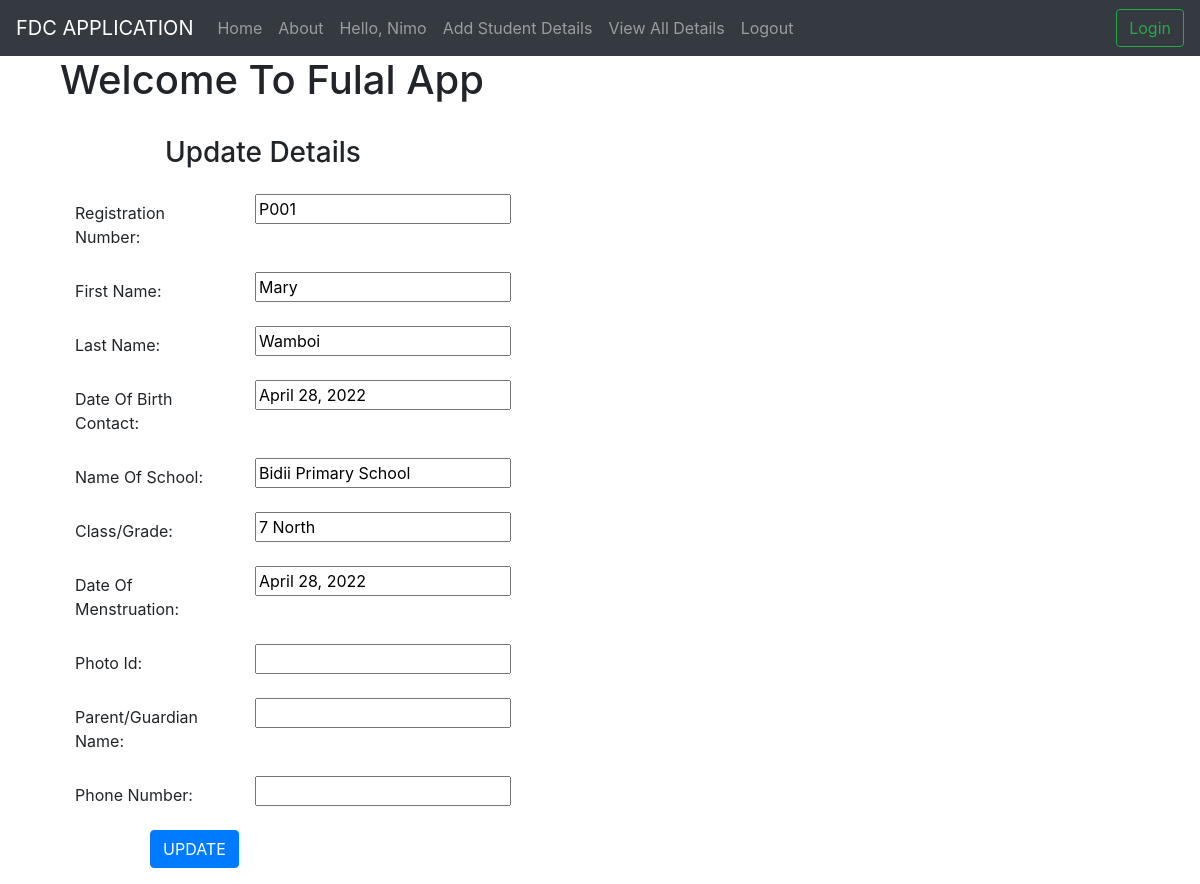
Screenshot of /edit_student/1 (signed in) with the database file from the repository.
### fulalapp/models.py (models this page shows, shortened)
class StudentRegistrationDetails(models.Model):
    student_status = (
        ('present', 'Present'),
        ('absent', 'Absent'),
    )
    regno =  models.CharField(max_length=50, verbose_name = 'Student Registrartion Number')
    first_name = models.CharField(max_length=30, blank = True, verbose_name = 'First Name')
    last_name = models.CharField(max_length=30, blank = True, verbose_name = 'Last Name')
    dob = models.DateField(verbose_name = 'Date Of Birth')
    county = models.CharField(max_length=30, blank = True, verbose_name = 'County')
    constituency = models.CharField(max_length=30, blank = True, verbose_name = 'Constituency')
    school_name = models.CharField(max_length=30, blank = True, verbose_name = 'School Name')
    grade = models.CharField(max_length=10, blank = True, verbose_name = 'Class/Grade')
    dom = models.DateField(verbose_name = 'Date Of Menstruation')
    photoid = models.ImageField(null = True, blank = True)
    location = models.CharField(max_length=30, verbose_name='Location')
    sub_location = models.CharField(max_length=30, verbose_name='Sub Location')
    village = models.CharField(max_length=30, verbose_name='Village')
    area_chief = models.CharField(max_length=30, verbose_name='Area chief')
    chief_phoneno = models.CharField(max_length=30, verbose_name='Chief Phone Number')
    mothers_name = models.CharField(max_length=30, verbose_name='Mothers Name')
    fathers_name = models.CharField(max_length=30, verbose_name='Fathers Name')
    phone_number = models.CharField(max_length=30, verbose_name='Phone Number')
    status = models.CharField(max_length=11, choices=student_status, default='present')
    created = models.DateTimeField(default=timezone.now)
    class Meta:
        verbose_name_plural = "Student Registration Details"

### fulalapp/views.py (the view)
# urls.py: path('edit_student/<int:id>', views.editstudent, name='edit_student'),
@csrf_exempt
@login_required()
@cache_control(no_cache=True, must_revalidate=True, no_store=True)
def editstudent(request, id):
    studentdetails = StudentRegistrationDetails.objects.get(id=id)
    return render(request, "fulalapp/edit_student.html", {'studentdetails':studentdetails})

### fulalapp/templates/fulalapp/edit_student.html (shortened to what this page needs)
{% extends "fulalapp/base.html" %}
{% load static %}
{% block body %}
<div class="container-fluid">
  <h1>Welcome To Fulal App</h1>
{% if studentdetails %}
<form action="{% url 'fulalapp:update_student' studentdetails.id %}" method="POST" class="post-form" ">
    <div class="container">
<br>
    <div class="form-group row">
    <label class="col-sm-1 col-form-label"></label>
    <div class="col-sm-4">
    <h3>Update Details</h3>
    </div>
  </div>
    <div class="form-group row">
    <label class="col-sm-2 col-form-label">Registration Number:</label>
    <div class="col-sm-4">
        <input type="text" name="eid" id="id_regno" required maxlength="20" value="{{ studentdetails.regno }}"/>
    </div>
  </div>
  <div class="form-group row">
    <label class="col-sm-2 col-form-label">First Name:</label>
    <div class="col-sm-4">
        <input type="text" name="ename" id="id_firstname" required maxlength="100" value="{{ studentdetails.first_name }}" />
    </div>
  </div>
    <div class="form-group row">
    <label class="col-sm-2 col-form-label">Last Name:</label>
    <div class="col-sm-4">
        <input type="text" name="lastname" id="id_lastname" required maxlength="254" value="{{ studentdetails.last_name }}" />
    </div>
  </div>
    <div class="form-group row">
    <label class="col-sm-2 col-form-label">Date Of Birth Contact:</label>
    <div class="col-sm-4">
        <input type="text" name="econtact" id="id_econtact" required maxlength="15" value="{{ studentdetails.dob }}" />
    </div>
  </div>
  <div class="form-group row">
  <label class="col-sm-2 col-form-label">Name Of School:</label>
  <div class="col-sm-4">
      <input type="text" name="econtact" id="id_econtact" required maxlength="15" value="{{ studentdetails.school_name }}" />
  </div>
</div>
<div class="form-group row">
<label class="col-sm-2 col-form-label">Class/Grade:</label>
<div class="col-sm-4">
    <input type="text" name="econtact" id="id_econtact" required maxlength="15" value="{{ studentdetails.grade }}" />
</div>
</div>
<div class="form-group row">
<label class="col-sm-2 col-form-label">Date Of Menstruation:</label>
<div class="col-sm-4">
    <input type="text" name="econtact" id="id_econtact" required maxlength="15" value="{{ studentdetails.dom }}" />
</div>
</div>
<div class="form-group row">
<label class="col-sm-2 col-form-label">Photo Id:</label>
<div class="col-sm-4">
    <input type="text" name="econtact" id="id_econtact" required maxlength="15" value="{{ studentdetails.photoid }}" />
</div>
</div>
<div class="form-group row">
<label class="col-sm-2 col-form-label">Parent/Guardian Name:</label>
<div class="col-sm-4">
    <input type="text" name="econtact" id="id_econtact" required maxlength="15" value="{{ studentdetails.parent_name }}" />
</div>
</div>
<div class="form-group row">
<label class="col-sm-2 col-form-label">Phone Number:</label>
<div class="col-sm-4">
    <input type="text" name="econtact" id="id_econtact" required maxlength="15" value="{{ studentdetails.phoneno }}" />
</div>
</div>
  <div class="form-group row">
  <label class="col-sm-1 col-form-label"></label>
  <div class="text-center">
  <button type="submit" class="btn btn-primary" name="submit">UPDATE</button>
  </div>
</div>
</div>
</div>
{% endif %}
</div>
{% endblock %}

### fulalapp/templates/fulalapp/base.html (shortened to what this page needs)
{% load static %}
<!doctype html>
<html lang="en">
  <head>
    <link rel="stylesheet" href="{% static 'css/bootstrap.css' %}">
  </head>
  <body>
    <nav class="navbar navbar-expand-lg navbar-dark bg-dark">
      <a class="navbar-brand" href="{% url 'fulalapp:homepage' %}">FDC APPLICATION</a>
      <div class="collapse navbar-collapse" id="navbarSupportedContent">
        <ul class="navbar-nav mr-auto">
          <li class="nav-item">
            <a class="nav-link" href="{% url 'fulalapp:homepage' %}">Home</a>
          </li>
          <li class="nav-item">
            <a class="nav-link" href="{% url 'fulalapp:aboutpage' %}">About</a>
          </li>
        {% if user.is_authenticated and request.user %}
        <li class="nav-item">
          <a class="nav-link">Hello, {{ user.username|default:'Guest' }}</a>
        </li>
          <li class="nav-item">
            <a class="nav-link" href="{% url 'fulalapp:add_student' %}">Add Student Details</a>
          </li>
          <li class="nav-item">
            <a class="nav-link" href="{% url 'fulalapp:studentdetails' %}">View All Details</a>
          </li>
          <li class="nav-item">
            <a class="nav-link" href="{% url 'accounts:logout' %}">Logout</a>
          </li>
        </ul>
        {% endif %}
           <a href="{% url 'accounts:login' %}"><button class="btn btn-outline-success my-2 my-sm-0" type="submit">Login</button></a>
      </div>
    </nav>
    <div class="container">
      {% block body %}
      {% endblock %}
  </body>
</html>

### rows the page displays
StudentRegistrationDetails: eid "P001", ename "Mary", lastname "Wamboi", econtact "April 28, 2022", econtact "Bidii Primary School", econtact "7 North"

### other values shown
{{ user.username|default:'Guest' }} "Nimo"
